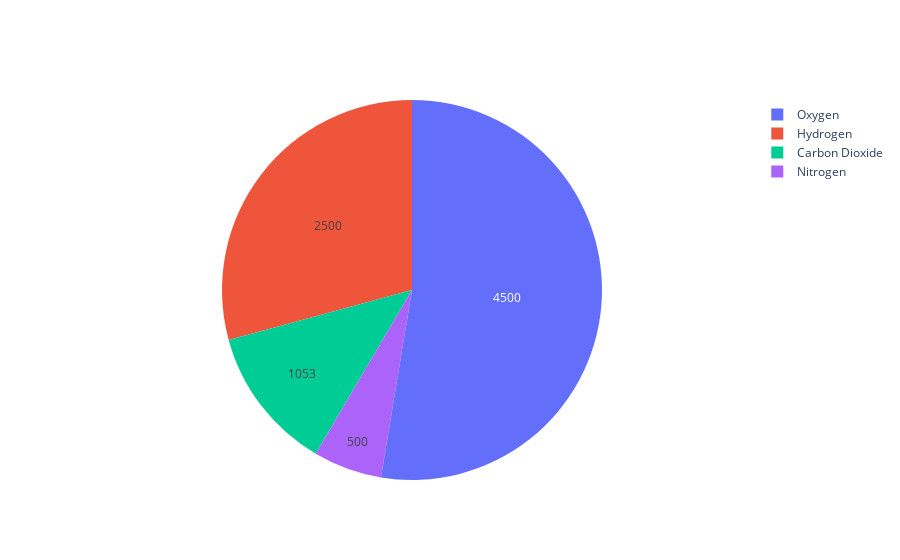

The cell this chart's notebook holds for it:
### Markdown cell above
# Pie chart

### Code cell
gas = ['Oxygen','Hydrogen','Carbon Dioxide','Nitrogen']
volume = [4500,2500,1053,500]
data = [go.Pie(labels=gas, 
               values=volume
              )]
fig = go.Figure(data )
fig.update_traces(textinfo='value')
fig

### Figure 1 — Plotly figure (JSON) as saved in the notebook; plotly's stock layout.template omitted (floating-point values rounded to 4 significant figures)
{"data": [{"labels": ["Oxygen", "Hydrogen", "Carbon Dioxide", "Nitrogen"], "textinfo": "value", "type": "pie", "values": [4500, 2500, 1053, 500]}], "layout": {"autosize": true}}
